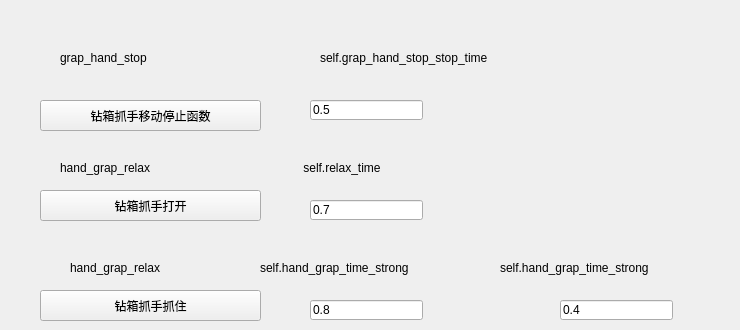
      <widget class="QWidget" name="page_5">
       <widget class="QLabel" name="label_39">
        <property name="geometry">
         <rect>
          <x>320</x>
          <y>50</y>
          <width>261</width>
          <height>16</height>
         </rect>
        </property>
        <property name="text">
         <string>self.grap_hand_stop_stop_time</string>
        </property>
       </widget>
       <widget class="QLabel" name="label_38">
        <property name="geometry">
         <rect>
          <x>60</x>
          <y>50</y>
          <width>191</width>
          <height>16</height>
         </rect>
        </property>
        <property name="text">
         <string>grap_hand_stop</string>
        </property>
       </widget>
       <widget class="QLabel" name="label_43">
        <property name="geometry">
         <rect>
          <x>70</x>
          <y>260</y>
          <width>191</width>
          <height>16</height>
         </rect>
        </property>
        <property name="text">
         <string>hand_grap_relax</string>
        </property>
       </widget>
       <widget class="QLineEdit" name="lineEdit_20">
        <property name="geometry">
         <rect>
          <x>310</x>
          <y>200</y>
          <width>113</width>
          <height>20</height>
         </rect>
        </property>
        <property name="text">
         <string>0.7</string>
        </property>
       </widget>
       <widget class="QLineEdit" name="lineEdit_21">
        <property name="geometry">
         <rect>
          <x>310</x>
          <y>300</y>
          <width>113</width>
          <height>20</height>
         </rect>
        </property>
        <property name="text">
         <string>0.8</string>
        </property>
       </widget>
       <widget class="QLabel" name="label_44">
        <property name="geometry">
         <rect>
          <x>500</x>
          <y>260</y>
          <width>231</width>
          <height>16</height>
         </rect>
        </property>
        <property name="text">
         <string>self.hand_grap_time_strong</string>
        </property>
       </widget>
       <widget class="QLabel" name="label_41">
        <property name="geometry">
         <rect>
          <x>300</x>
          <y>160</y>
          <width>261</width>
          <height>16</height>
         </rect>
        </property>
        <property name="text">
         <string> self.relax_time</string>
        </property>
       </widget>
       <widget class="QPushButton" name="pushButton_88">
        <property name="geometry">
         <rect>
          <x>40</x>
          <y>100</y>
          <width>221</width>
          <height>31</height>
         </rect>
        </property>
        <property name="text">
         <string>钻箱抓手移动停止函数</string>
        </property>
       </widget>
       <widget class="QLabel" name="label_42">
        <property name="geometry">
         <rect>
          <x>260</x>
          <y>260</y>
          <width>231</width>
          <height>16</height>
         </rect>
        </property>
        <property name="text">
         <string>self.hand_grap_time_strong</string>
        </property>
       </widget>
       <widget class="QLabel" name="label_40">
        <property name="geometry">
         <rect>
          <x>60</x>
          <y>160</y>
          <width>191</width>
          <height>16</height>
         </rect>
        </property>
        <property name="text">
         <string>hand_grap_relax</string>
        </property>
       </widget>
       <widget class="QPushButton" name="pushButton_90">
        <property name="geometry">
         <rect>
          <x>40</x>
          <y>290</y>
          <width>221</width>
          <height>31</height>
         </rect>
        </property>
        <property name="text">
         <string>钻箱抓手抓住</string>
        </property>
       </widget>
       <widget class="QLineEdit" name="lineEdit_19">
        <property name="geometry">
         <rect>
          <x>310</x>
          <y>100</y>
          <width>113</width>
          <height>20</height>
         </rect>
        </property>
        <property name="text">
         <string>0.5</string>
        </property>
       </widget>
       <widget class="QLineEdit" name="lineEdit_33">
        <property name="geometry">
         <rect>
          <x>560</x>
          <y>300</y>
          <width>113</width>
          <height>20</height>
         </rect>
        </property>
        <property name="text">
         <string>0.4</string>
        </property>
       </widget>
       <widget class="QPushButton" name="pushButton_89">
        <property name="geometry">
         <rect>
          <x>40</x>
          <y>190</y>
          <width>221</width>
          <height>31</height>
         </rect>
        </property>
        <property name="text">
         <string>钻箱抓手打开</string>
        </property>
       </widget>
      </widget>
